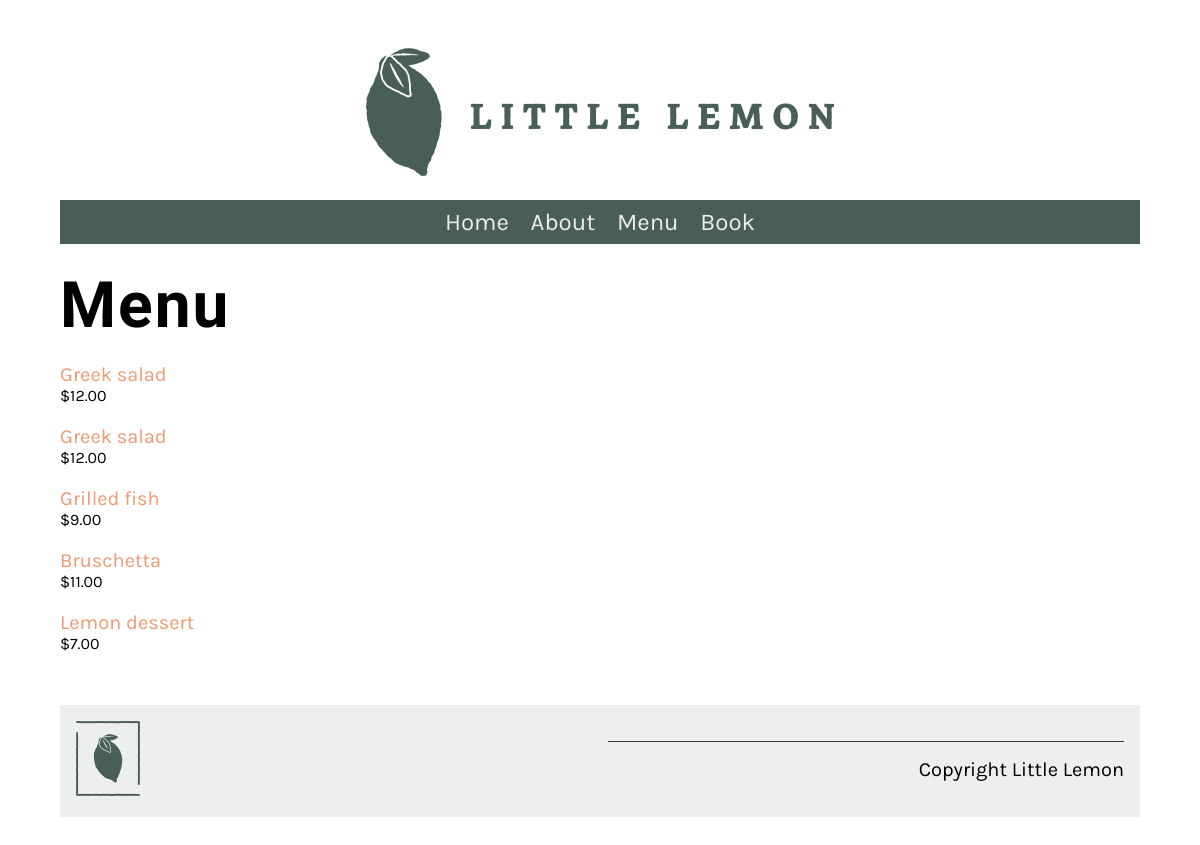
The app's page /menu/, older data.
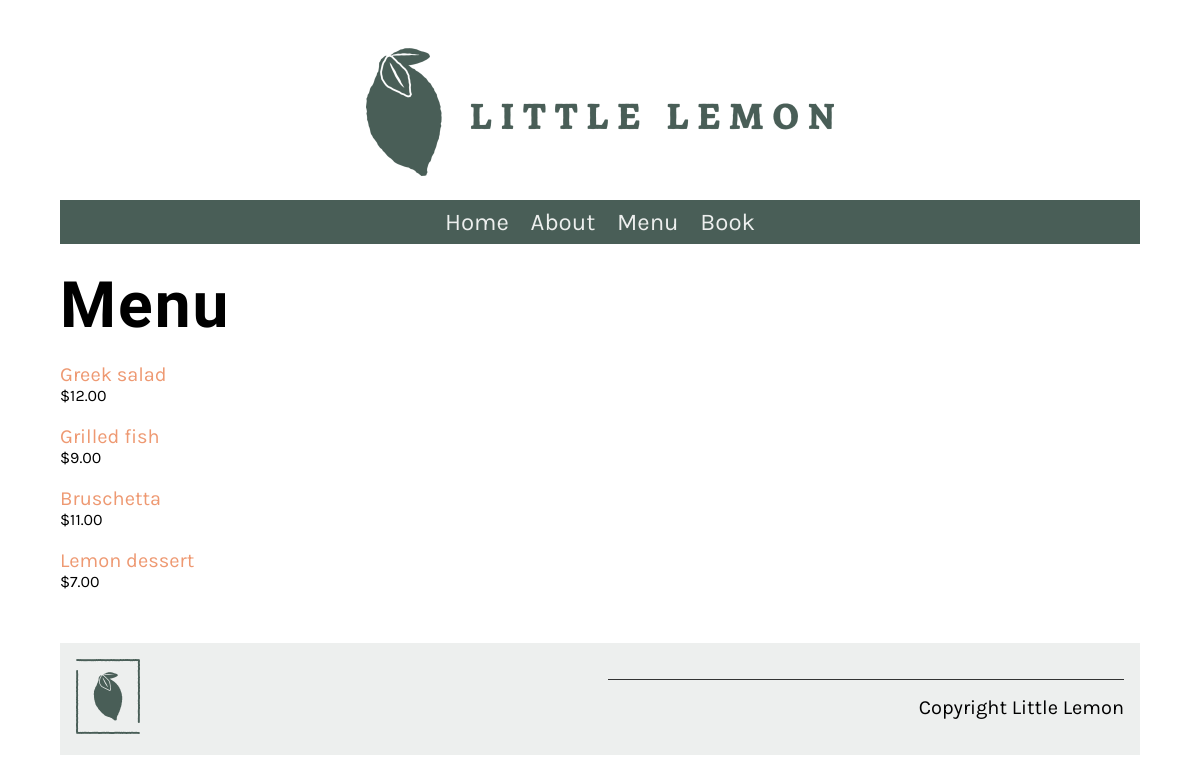
The same page, newer data.
### restaurant/models.py (models this page shows, shortened)
class Menu(models.Model):
    name = models.CharField(max_length=200)
    price = models.IntegerField()
    menu_item_description = models.TextField(max_length=1000, default='')

### restaurant/views.py (the view)
# urls.py: path('menu/', views.menu, name='menu'),
def menu(request):
    menu_data = Menu.objects.all()
    main_data = {"menu": menu_data}
    return render(request, 'menu.html', main_data)

### restaurant/templates/menu.html
{% extends 'base.html' %}
{% load static %}
{% block content %}
<h1>Menu</h1>
<div class="column">
    {% for item in menu %}
    <p>
        <a href="{% url 'menu_item' pk=item.pk %}">{{ item.name }}</a>
        <span class="menu-price">
            ${{ item.price }}.00
        </span>
    </p>
    {% endfor %}
</div>
{% endblock %}

Row changes from the older to the newer data that the page shows:
removed Menu: name "Greek salad", price "12"
